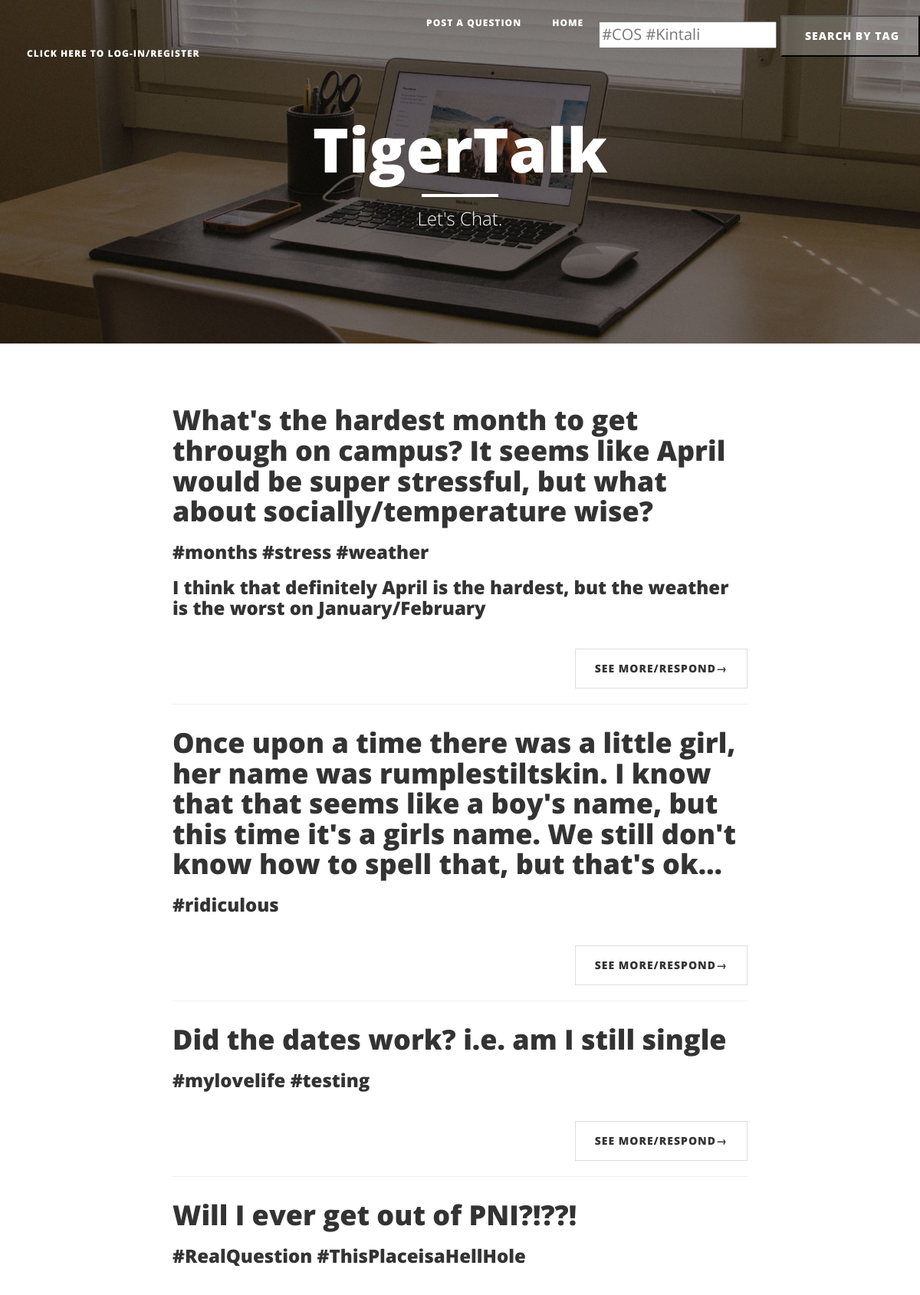
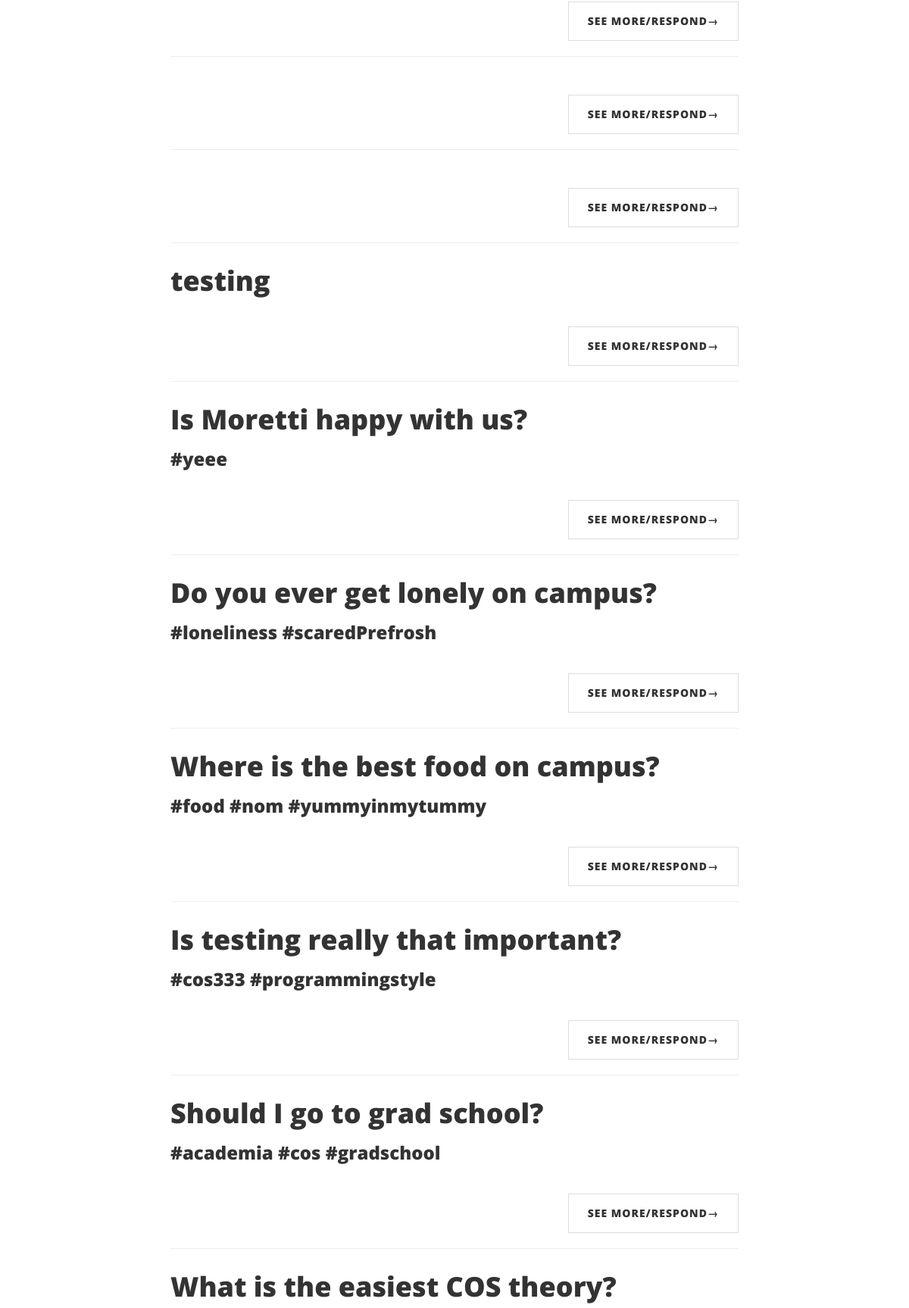
Screenshot of /blog/ (upper part) with the database file from the repository (2 pictures, top to bottom).
### blog/models.py (models this page shows, shortened)
class Question(models.Model):
    blocked_by = models.OneToOneField(User, blank=True, null=True)
    text = models.TextField()
    created_at = models.DateTimeField()
    blockedOrNot = models.BooleanField(default = False)
    inappropriateCount = models.IntegerField(
        default=0,
        verbose_name= "Inappropriate")
    inappropriateId = models.ManyToManyField(User, related_name = 'flagged_questions')
    objects = managers.QuestionManager()
    class Meta:
        verbose_name = "Question"
        verbose_name_plural = "Questions"
    def top_answers(self):
        return self.answers.order_by('-helpfulCount')

class Tag(models.Model):
    questions = models.ManyToManyField(Question, related_name = 'tags')
    text = models.CharField(max_length = 30)
    objects = managers.TagManager()
    class Meta:
        verbose_name = "Tag"
        verbose_name_plural = "Tags"
        ordering = ("text",)

class Answer(models.Model):
    user = models.ForeignKey(User, related_name='answers')
    question = models.ForeignKey(Question, related_name='answers')
    blocked_by = models.OneToOneField(User, blank=True, null=True)
    text = models.TextField()
    created_at = models.DateTimeField()
    blockedOrNot = models.BooleanField(default = False)
    inappropriateCount = models.IntegerField(
        default=0,
        verbose_name= "Inappropriate")
    helpfulCount = models.IntegerField(
        default=0,
        verbose_name = "Helpful")
    inappropriateId = models.ManyToManyField(User, related_name = 'inappropriate_responses')
    helpfulId = models.ManyToManyField(User, related_name = 'helpful_responses')
    objects = managers.AnswerManager()
    class Meta:
        verbose_name = "Answer"
        verbose_name_plural = "Answers"
        ordering = ("question","user",)

### blog/views.py (the view)
def index(request):
	questions = Question.objects.filter(blockedOrNot=False).order_by('-created_at')
	user = request.user
	try:
		exp_question = Question.objects.get(pk=request.GET['responses_requested'])
		cur_page = request.GET['page']
		expanded_question_list = [exp_question]
		exp_answers = expanded_question_list[0].answers.order_by('helpfulCount', '-created_at')[:5]
		top_answer = exp_answers[0]
	except (KeyError, Question.DoesNotExist):
		expanded_question_list = []
		exp_answers = []
		cur_page = utils.get_page_number_from_request(request)
		top_answer = ''
	try:
		res_question = Question.objects.get(pk=request.GET['respond_to_q'])
		cur_page = request.GET['page']
		response_question_list = [res_question]
	except (KeyError, Question.DoesNotExist):
		response_question_list = []
	try:
		close_q = Question.objects.get(pk=request.GET['close_requested'])
		expanded_question_list= []
		cur_page = request.GET['page']
		exp_answers = []
	except:
		pass
	try:
		flagged_q = Question.objects.get(pk=request.POST['flag_q'])
		user  = request.user
		flagged_q.inappropriateCount += 1
		flagged_q.inappropriateId.add(user)
		flagged_q.save()
		user.flagged_questions.add(flagged_q)
		user.save()
		cur_page = request.GET['page']
	except:
		pass
	try:
		unflagged_q = Question.objects.get(pk=request.POST['unflag_q'])
		user  = request.user
		unflagged_q.inappropriateCount -= 1
		unflagged_q.inappropriateId.remove(user)
		unflagged_q.save()
		user.flagged_questions.remove(unflagged_q)
		user.save()
		cur_page = request.GET['page']
	except:
		pass
	try:
		user  = request.user
		flagged_question_list = user.flagged_questions.all()
	except:
		flagged_question_list = []
	try:
		helpful_answer = Answer.objects.get(pk=request.GET['helpful'])
		user = request.user
		helpful_answer.helpfulCount += 1
		helpful_answer.helpfulId.add(user)
		helpful_answer.save()
		user.helpful_responses.add(helpful_answer)
		user.save()
	except:
		pass
	try:
		user = request.user
		helpful_responses_list = user.helpful_responses.all()
	except:
		helpful_responses_list = []
	try:
		unhelpful_answer = Answer.objects.get(pk=request.GET['unhelpful'])
		user = request.user
		unhelpful_answer.helpfulCount -= 1
		unhelpful_answer.helpfulId.remove(user)
		unhelpful_answer.save()
		user.helpful_responses.remove(unhelpful_answer)
		user.save()
	except:
		pass
	try:
		inapp_answer = Answer.objects.get(pk=request.GET['inapp'])
		user = request.user
		inapp_answer.inappropriateCount += 1
		inapp_answer.inappropriateId.add(user)
		inapp_answer.save()
		inapp_answer.user.profile.inappropriateCount += 1
		inapp_answer.user.profile.save()
		inapp_answer.user.save()
		user.inappropriate_responses.add(inapp_answer)
		user.save()
	except:
		pass
	try:
		user = request.user
		inapp_responses_list = user.inappropriate_responses.all()
	except:
		inapp_responses_list = []
	try:
		un_inapp_answer = Answer.objects.get(pk=request.GET['uninapp'])
		user = request.user
		un_inapp_answer.inappropriateCount -= 1
		un_inapp_answer.inappropriateId.remove(user)
		un_inapp_answer.save()
		un_inapp_answer.user.profile.inappropriateCount -= 1
		un_inapp_answer.user.profile.save()
		un_inapp_answer.user.save()
		user.inappropriate_responses.remove(un_inapp_answer)
		user.save()
	except:
		pass
	template = loader.get_template('blog/index.html')
	context = {
		'questions' : questions,
		'expanded_question_list' : expanded_question_list,
		'response_question_list' : response_question_list,
		'user': request.user,
		'flagged_question_list': flagged_question_list,
		'expanded_answers': exp_answers,
		'cur_page': cur_page,
		'helpful_responses_list': helpful_responses_list,
		'inapp_responses_list': inapp_responses_list,
	}
	return HttpResponse(template.render(context, request))

### blog/templates/blog/index.html (shortened to what this page needs)
{% load staticfiles %}
<!DOCTYPE html>
<html lang="en">
<head>
    <link href="{% static 'vendor/bootstrap/css/bootstrap.min.css' %}" rel="stylesheet">
    <link href="{% static 'css/clean-blog.css' %}" rel="stylesheet">
    <link href="{% static 'vendor/font-awesome/css/font-awesome.mincss' %}" rel="stylesheet" type="text/css">
</head>
<body>
    <nav class="navbar navbar-default navbar-custom navbar-fixed-top">
        <div class="container-fluid">
            <div class="collapse navbar-collapse" id="bs-example-navbar-collapse-1">
                <ul class="nav navbar-nav navbar-left">
                <li>
                    <a href="index.html">
                    {% if user.is_authenticated %}
                        Currently logged in as {{user.profile.handle}}. </a>
                        <li>
                        <a href="/accounts/logout">Log out</a>
                        </li>
                    {% else %}
                    <a href="{% url 'blog:loginpage' %}">Click here to Log-in/Register</a>
                    {% endif %}
                    </li>
                </ul>
                <ul class="nav navbar-nav navbar-right">
                    <li>
                        <a href="{% url 'blog:postaq' %}">Post a question</a>
                    </li>
                    <li>
                        <a href="{% url 'blog:index' %}">Home</a>
                    </li>
                    <li>
                          <form action="{% url 'blog:filter' %}" method="get">
                            <input type="text" name="tags" placeholder="#COS #Kintali" value="">
                            <input type="submit" value=" Search by tag">
                        </form>
                    </li>
                </ul>
            </div>
        </div>
    </nav>
    <header class="intro-header" style="background-image: url('{% static "img/home-bg.jpg"%}')">
        <div class="container">
            <div class="row">
                <div class="col-lg-8 col-lg-offset-2 col-md-10 col-md-offset-1">
                    <div class="site-heading">
                        <h1>TigerTalk</h1>
                        <hr class="small">
                        <span class="subheading">Let's Chat.</span>
                    </div>
                </div>
            </div>
        </div>
    </header>
    {% load el_pagination_tags %}
    <div class="container">
        <div class="row">
            <div class="col-lg-8 col-lg-offset-2 col-md-10 col-md-offset-1">
                {% for question in questions %}
                <div class="post-preview">
                    <a href="{% url 'blog:questions' question.id %}">
                        <h2 class="post-title">
                            {{ question.text|truncatechars:200 }}
                        </h2>
                    </a>
                    <h3 class="post-subtitle">
                    {% for tag in question.tags.all %}
                        <a href="{% url 'blog:filtertag' tag.text %}">
                           {{tag.text}}
                        </a>
                    {% endfor %}
                    </h3>
                    <h3 class="post-subtitle">
                            {{question.top_answers.0.text}}
                    </h3>
                    </div>
                <ul class="pager">
                    <li class="next">
                        <a href="{% url 'blog:questions' question.id %}">See more/Respond&rarr;</a>
                    </li>
                </ul>
                <hr>
                {% endfor %}
            </div>
        </div>
    </div>
</body>
</html>

### blog/static/css/clean-blog.css (style rules this page uses)
body { font-family: 'Lora', 'Times New Roman', serif; font-size: 20px; color: #333333; }
h1, h2, h3, h4, h5, h6 { font-family: 'Open Sans', 'Helvetica Neue', Helvetica, Arial, sans-serif; font-weight: 800; }
a { color: #333333; }
hr.small { max-width: 100px; margin: 15px auto; border-width: 4px; border-color: white; }
.navbar-custom { position: absolute; top: 0; left: 0; width: 100%; z-index: 3; font-family: 'Open Sans', 'Helvetica Neue', Helvetica, Arial, sans-serif; }
.navbar-custom .nav li a { text-transform: uppercase; font-size: 12px; font-weight: 800; letter-spacing: 1px; }
@media only screen and (min-width: 768px) { .navbar-custom { background: transparent; border-bottom: 1px solid transparent; } }
@media only screen and (min-width: 768px) { .navbar-custom .nav li a { color: white; padding: 20px; } }
@media only screen and (min-width: 1170px) { .navbar-custom { -webkit-transition: background-color 0.3s; -moz-transition: background-color 0.3s; transition: background-color 0.3s; -webkit-transform: translate3d(0, 0, 0); -moz-transform: translate3d(0, 0, 0); -ms-transform: translate3d(0, 0, 0); -o-transform: translate3d(0, 0, 0); transform: translate3d(0, 0, 0); -webkit-backface-visibility: hidden; backface-visibility: hidden; } }
.intro-header { background-color: #777777; background: no-repeat center center; background-attachment: scroll; -webkit-background-size: cover; -moz-background-size: cover; background-size: cover; -o-background-size: cover; margin-bottom: 50px; }
.intro-header .site-heading, .intro-header .post-heading, .intro-header .page-heading { padding: 100px 0 50px; color: white; }
@media only screen and (min-width: 768px) { .intro-header .site-heading, .intro-header .post-heading, .intro-header .page-heading { padding: 150px 0; } }
.intro-header .site-heading, .intro-header .page-heading { text-align: center; }
.intro-header .site-heading h1, .intro-header .page-heading h1 { margin-top: 0; font-size: 50px; }
.intro-header .site-heading .subheading, .intro-header .page-heading .subheading { font-size: 24px; line-height: 1.1; display: block; font-family: 'Open Sans', 'Helvetica Neue', Helvetica, Arial, sans-serif; font-weight: 300; margin: 10px 0 0; }
@media only screen and (min-width: 768px) { .intro-header .site-heading h1, .intro-header .page-heading h1 { font-size: 80px; } }
.post-preview > a { color: #333333; }
.post-preview > a > .post-title { font-size: 30px; margin-top: 30px; margin-bottom: 10px; }
@media only screen and (min-width: 768px) { .post-preview > a > .post-title { font-size: 36px; } }
.pager { margin: 20px 0 0; }
.pager li > a, .pager li > span { font-family: 'Open Sans', 'Helvetica Neue', Helvetica, Arial, sans-serif; text-transform: uppercase; font-size: 14px; font-weight: 800; letter-spacing: 1px; padding: 15px 25px; background-color: white; border-radius: 0; }
body { -webkit-tap-highlight-color: #0085A1; }
input[type=submit] { margin: 20px 0 0; }
input[type=submit] li > a, input[type=submit] { font-family: 'Open Sans', 'Helvetica Neue', Helvetica, Arial, sans-serif; text-transform: uppercase; font-size: 14px; font-weight: 800; letter-spacing: 1px; padding: 15px 25px; border-radius: 0; border-style: 1px solid; color: white; background-color: rgba(170, 170, 170, 0.39);; }

### rows the page displays
Question: text "What's the hardest month to get through on campus? It seems like April would be super stressful, but what about socially/temperature wise?", top_answers.0.text "I think that definitely April is the hardest, but the weather is the worst on January/February"
Tag: text "#months"
Tag: text "#stress"
Tag: text "#weather"
Question: text "Once upon a time there was a little girl, her name was rumplestiltskin. I know that that seems like a boy's name, but this time it's a girls name. We still don't know how to spell that, but that's ok…"
Tag: text "#ridiculous"
Question: text "Did the dates work? i.e. am I still single"
Tag: text "#mylovelife"
Tag: text "#testing"
Question: text "Will I ever get out of PNI?!??!"
Tag: text "#RealQuestion"
Tag: text "#ThisPlaceisaHellHole"
Question: text "testing"
Question: text "Is Moretti happy with us?"
Tag: text "#yeee"
Question: text "Do you ever get lonely on campus?"
Tag: text "#loneliness"
Tag: text "#scaredPrefrosh"
Question: text "Where is the best food on campus?"
Tag: text "#food"
Tag: text "#nom"
Tag: text "#yummyinmytummy"
Question: text "Is testing really that important?"
Tag: text "#cos333"
Tag: text "#programmingstyle"
Question: text "Should I go to grad school?"
Tag: text "#academia"
Tag: text "#cos"
Tag: text "#gradschool"
Question: text "What is the easiest COS theory?"
